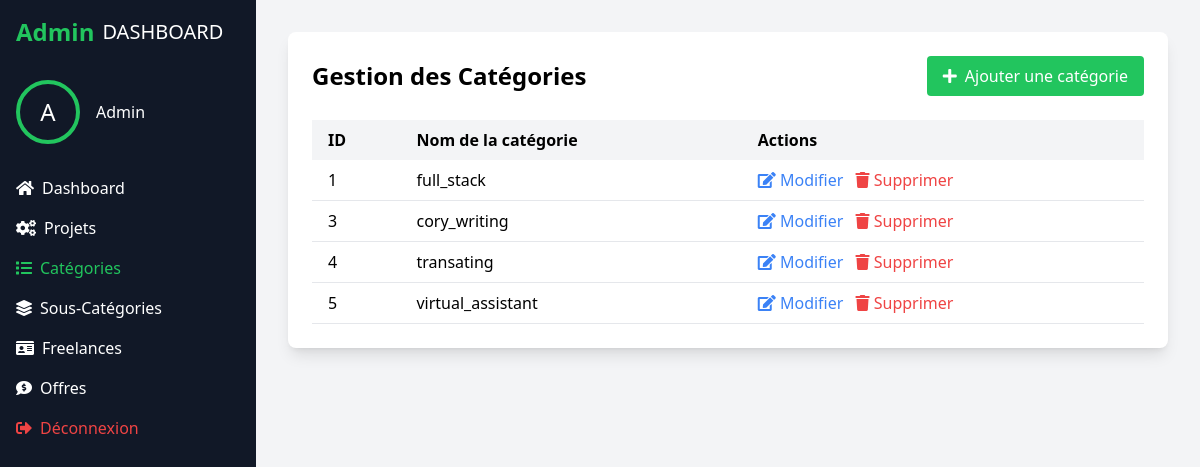
/admin/categories.php (signed in), run on an earlier commit of the app's database.
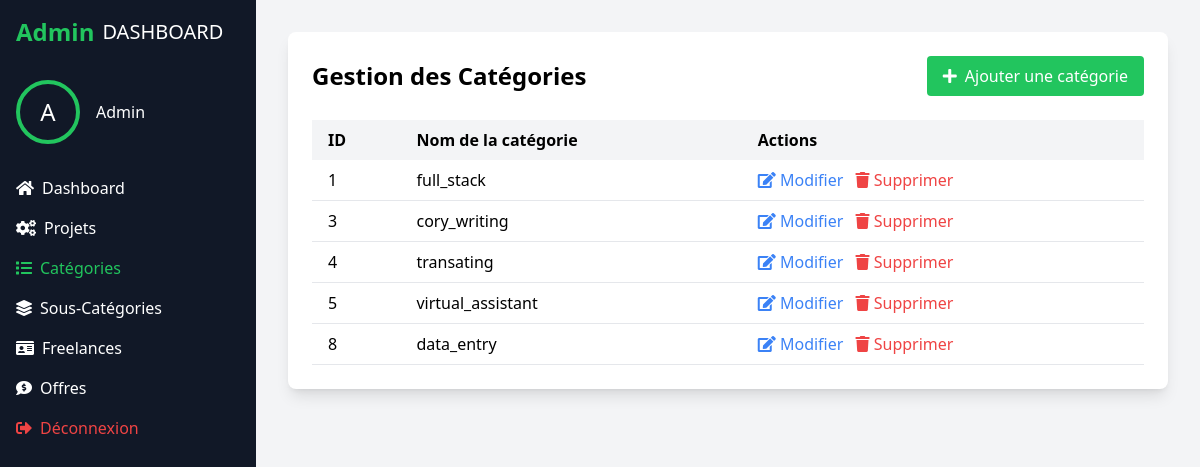
And on a later commit of the database.
### tables this page shows
CREATE TABLE `categories` (
  `id_categorie` int NOT NULL,
  `nom_categorie` varchar(255) NOT NULL
);

### admin/categories.php (the view, shortened to what the changed rows need)
<?php
require_once '../config.php';
$stmt = $pdo->query("SELECT * FROM categories");
$categories = $stmt->fetchAll(PDO::FETCH_ASSOC);
?>
<!DOCTYPE html>
<html lang="en">
<head>
    <script src="../Config_tailwind/tailwind.js"></script>
    <link href="https://cdnjs.cloudflare.com/ajax/libs/font-awesome/5.15.3/css/all.min.css" rel="stylesheet"/>
</head>
<body class="bg-gray-100">
    <div class="flex h-screen">
        <div class="flex-1 p-8">
            <div class="bg-white rounded-lg shadow-lg p-6">
                <div class="flex justify-between items-center mb-6">
                    <h1 class="text-2xl font-bold">Gestion des Catégories</h1>
                </div>
                <div class="overflow-x-auto">
                    <table class="w-full">
                        <thead>
                            <tr class="bg-gray-100">
                                <th class="px-4 py-2 text-left">ID</th>
                                <th class="px-4 py-2 text-left">Nom de la catégorie</th>
                                <th class="px-4 py-2 text-left">Actions</th>
                            </tr>
                        </thead>
                        <tbody>
                            <?php foreach ($categories as $categorie): ?>
                            <tr class="border-b hover:bg-gray-50">
                                <td class="px-4 py-2"><?php echo htmlspecialchars($categorie['id_categorie']); ?></td>
                                <td class="px-4 py-2"><?php echo htmlspecialchars($categorie['nom_categorie']); ?></td>
                                <td class="px-4 py-2">
                                    <a href="modifier_categorie.php?id=<?php echo $categorie['id_categorie']; ?>"
                                       class="text-blue-500 hover:underline mr-2">
                                        <i class="fas fa-edit"></i> Modifier
                                    </a>
                                    <a href="supprimer_categorie.php?id=<?php echo $categorie['id_categorie']; ?>"
                                       onclick="return confirm('Êtes-vous sûr de vouloir supprimer cette catégorie ?')"
                                       class="text-red-500 hover:underline">
                                        <i class="fas fa-trash"></i> Supprimer
                                    </a>
                                </td>
                            </tr>
                            <?php endforeach; ?>
                        </tbody>
                    </table>
                </div>
            </div>
        </div>
    </div>
</body>
</html>

What changed in the data, as far as the page shows it:
added categories: id_categorie "8", nom_categorie "data_entry"
